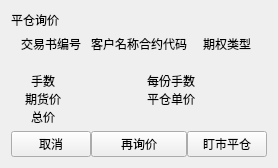
          <widget class="QWidget" name="evening_up_enquiry_page">
           <property name="styleSheet">
            <string notr="true">QLable{
	border: 0.5px  #242424 ;
	border-style:solid;
}</string>
           </property>
           <layout class="QGridLayout" name="gridLayout_2">
            <item row="0" column="0">
             <widget class="QLabel" name="label_84">
              <property name="sizePolicy">
               <sizepolicy hsizetype="Preferred" vsizetype="Fixed">
                <horstretch>0</horstretch>
                <verstretch>0</verstretch>
               </sizepolicy>
              </property>
              <property name="styleSheet">
               <string notr="true"/>
              </property>
              <property name="text">
               <string>平仓询价</string>
              </property>
             </widget>
            </item>
            <item row="1" column="0">
             <layout class="QGridLayout" name="gridLayout_7">
              <property name="sizeConstraint">
               <enum>QLayout::SetDefaultConstraint</enum>
              </property>
              <property name="horizontalSpacing">
               <number>0</number>
              </property>
              <property name="verticalSpacing">
               <number>5</number>
              </property>
              <item row="3" column="0">
               <widget class="QPushButton" name="cancel_enquiry_pushButton">
                <property name="text">
                 <string>取消</string>
                </property>
               </widget>
              </item>
              <item row="0" column="3">
               <layout class="QVBoxLayout" name="verticalLayout_30">
                <property name="spacing">
                 <number>0</number>
                </property>
                <item>
                 <widget class="QLabel" name="label_64">
                  <property name="font">
                   <font>
                    <weight>50</weight>
                    <bold>false</bold>
                   </font>
                  </property>
                  <property name="text">
                   <string>期权类型</string>
                  </property>
                  <property name="alignment">
                   <set>Qt::AlignCenter</set>
                  </property>
                  <property name="name" stdset="0">
                   <string>tableSheet</string>
                  </property>
                 </widget>
                </item>
                <item>
                 <widget class="QLabel" name="option_type_label_in_enquiry_page">
                  <property name="text">
                   <string/>
                  </property>
                  <property name="alignment">
                   <set>Qt::AlignCenter</set>
                  </property>
                  <property name="name" stdset="0">
                   <string>tableSheet</string>
                  </property>
                 </widget>
                </item>
               </layout>
              </item>
              <item row="0" column="2">
               <layout class="QVBoxLayout" name="verticalLayout_28">
                <property name="spacing">
                 <number>0</number>
                </property>
                <item>
                 <widget class="QLabel" name="label_60">
                  <property name="font">
                   <font>
                    <weight>50</weight>
                    <bold>false</bold>
                   </font>
                  </property>
                  <property name="text">
                   <string>合约代码</string>
                  </property>
                  <property name="alignment">
                   <set>Qt::AlignCenter</set>
                  </property>
                  <property name="name" stdset="0">
                   <string>tableSheet</string>
                  </property>
                 </widget>
                </item>
                <item>
                 <widget class="QLabel" name="contract_code_label_in_enquiry_page">
                  <property name="font">
                   <font>
                    <weight>50</weight>
                    <bold>false</bold>
                   </font>
                  </property>
                  <property name="text">
                   <string/>
                  </property>
                  <property name="alignment">
                   <set>Qt::AlignCenter</set>
                  </property>
                  <property name="name" stdset="0">
                   <string>tableSheet</string>
                  </property>
                 </widget>
                </item>
               </layout>
              </item>
              <item row="0" column="1">
               <layout class="QVBoxLayout" name="verticalLayout_31">
                <property name="spacing">
                 <number>0</number>
                </property>
                <item>
                 <widget class="QLabel" name="label_66">
                  <property name="font">
                   <font>
                    <weight>50</weight>
                    <bold>false</bold>
                   </font>
                  </property>
                  <property name="text">
                   <string>客户名称</string>
                  </property>
                  <property name="alignment">
                   <set>Qt::AlignCenter</set>
                  </property>
                  <property name="name" stdset="0">
                   <string>tableSheet</string>
                  </property>
                 </widget>
                </item>
                <item>
                 <widget class="QLabel" name="customer_name_label_in_enquiry_page">
                  <property name="font">
                   <font>
                    <weight>50</weight>
                    <bold>false</bold>
                   </font>
                  </property>
                  <property name="text">
                   <string/>
                  </property>
                  <property name="alignment">
                   <set>Qt::AlignCenter</set>
                  </property>
                  <property name="name" stdset="0">
                   <string>tableSheet</string>
                  </property>
                 </widget>
                </item>
               </layout>
              </item>
              <item row="3" column="3">
               <widget class="QPushButton" name="marked_to_market_pushButton">
                <property name="text">
                 <string>盯市平仓</string>
                </property>
               </widget>
              </item>
              <item row="3" column="1" colspan="2">
               <widget class="QPushButton" name="enquiry_again_pushButton">
                <property name="text">
                 <string>再询价</string>
                </property>
               </widget>
              </item>
              <item row="0" column="0">
               <layout class="QVBoxLayout" name="verticalLayout_24">
                <property name="spacing">
                 <number>0</number>
                </property>
                <item>
                 <widget class="QLabel" name="label_49">
                  <property name="font">
                   <font>
                    <weight>50</weight>
                    <bold>false</bold>
                   </font>
                  </property>
                  <property name="styleSheet">
                   <string notr="true"/>
                  </property>
                  <property name="text">
                   <string>交易书编号</string>
                  </property>
                  <property name="alignment">
                   <set>Qt::AlignCenter</set>
                  </property>
                  <property name="name" stdset="0">
                   <string>tableSheet</string>
                  </property>
                 </widget>
                </item>
                <item>
                 <widget class="QLabel" name="transaction_number_label_in_enquiry_page">
                  <property name="font">
                   <font>
                    <weight>50</weight>
                    <bold>false</bold>
                   </font>
                  </property>
                  <property name="text">
                   <string/>
                  </property>
                  <property name="alignment">
                   <set>Qt::AlignCenter</set>
                  </property>
                  <property name="name" stdset="0">
                   <string>tableSheet</string>
                  </property>
                 </widget>
                </item>
               </layout>
              </item>
              <item row="1" column="0" colspan="4">
               <layout class="QGridLayout" name="gridLayout_12">
                <item row="1" column="3">
                 <widget class="QLabel" name="unit_price_label_in_enquiry_page_2">
                  <property name="text">
                   <string/>
                  </property>
                  <property name="alignment">
                   <set>Qt::AlignCenter</set>
                  </property>
                  <property name="name" stdset="0">
                   <string>warn_color</string>
                  </property>
                 </widget>
                </item>
                <item row="0" column="0">
                 <widget class="QLabel" name="label_73">
                  <property name="font">
                   <font>
                    <weight>50</weight>
                    <bold>false</bold>
                   </font>
                  </property>
                  <property name="text">
                   <string>手数</string>
                  </property>
                  <property name="alignment">
                   <set>Qt::AlignCenter</set>
                  </property>
                 </widget>
                </item>
                <item row="1" column="2">
                 <widget class="QLabel" name="label_53">
                  <property name="font">
                   <font>
                    <weight>50</weight>
                    <bold>false</bold>
                   </font>
                  </property>
                  <property name="text">
                   <string>平仓单价</string>
                  </property>
                  <property name="alignment">
                   <set>Qt::AlignCenter</set>
                  </property>
                 </widget>
                </item>
                <item row="1" column="1">
                 <widget class="QLabel" name="forward_price_label_2">
                  <property name="text">
                   <string/>
                  </property>
                  <property name="alignment">
                   <set>Qt::AlignCenter</set>
                  </property>
                 </widget>
                </item>
                <item row="0" column="1">
                 <widget class="QLabel" name="lots_label_in_enquiry_page_2">
                  <property name="text">
                   <string/>
                  </property>
                  <property name="alignment">
                   <set>Qt::AlignCenter</set>
                  </property>
                 </widget>
                </item>
                <item row="1" column="0">
                 <widget class="QLabel" name="label_59">
                  <property name="font">
                   <font>
                    <weight>50</weight>
                    <bold>false</bold>
                   </font>
                  </property>
                  <property name="text">
                   <string>期货价</string>
                  </property>
                  <property name="alignment">
                   <set>Qt::AlignCenter</set>
                  </property>
                 </widget>
                </item>
                <item row="0" column="2">
                 <widget class="QLabel" name="label_55">
                  <property name="font">
                   <font>
                    <weight>50</weight>
                    <bold>false</bold>
                   </font>
                  </property>
                  <property name="text">
                   <string>每份手数</string>
                  </property>
                  <property name="alignment">
                   <set>Qt::AlignCenter</set>
                  </property>
                 </widget>
                </item>
                <item row="0" column="3">
                 <widget class="QLabel" name="number_per_hand_label_in_enquiry_page_2">
                  <property name="text">
                   <string/>
                  </property>
                  <property name="alignment">
                   <set>Qt::AlignCenter</set>
                  </property>
                 </widget>
                </item>
                <item row="2" column="0">
                 <widget class="QLabel" name="label_51">
                  <property name="font">
                   <font>
                    <weight>50</weight>
                    <bold>false</bold>
                   </font>
                  </property>
                  <property name="text">
                   <string>总价</string>
                  </property>
                  <property name="alignment">
                   <set>Qt::AlignCenter</set>
                  </property>
                 </widget>
                </item>
                <item row="2" column="1" colspan="2">
                 <widget class="QLabel" name="total_price_label_in_enquiry_page_2">
                  <property name="text">
                   <string/>
                  </property>
                  <property name="alignment">
                   <set>Qt::AlignCenter</set>
                  </property>
                  <property name="name" stdset="0">
                   <string>warn_color</string>
                  </property>
                 </widget>
                </item>
               </layout>
              </item>
             </layout>
            </item>
           </layout>
          </widget>
